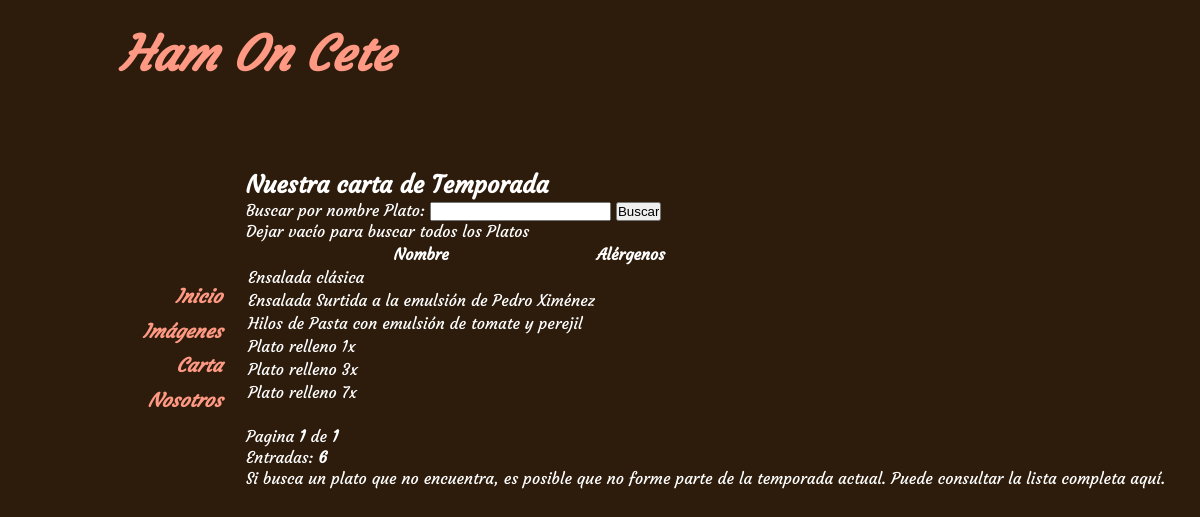
The app's page /carta.php, older data.
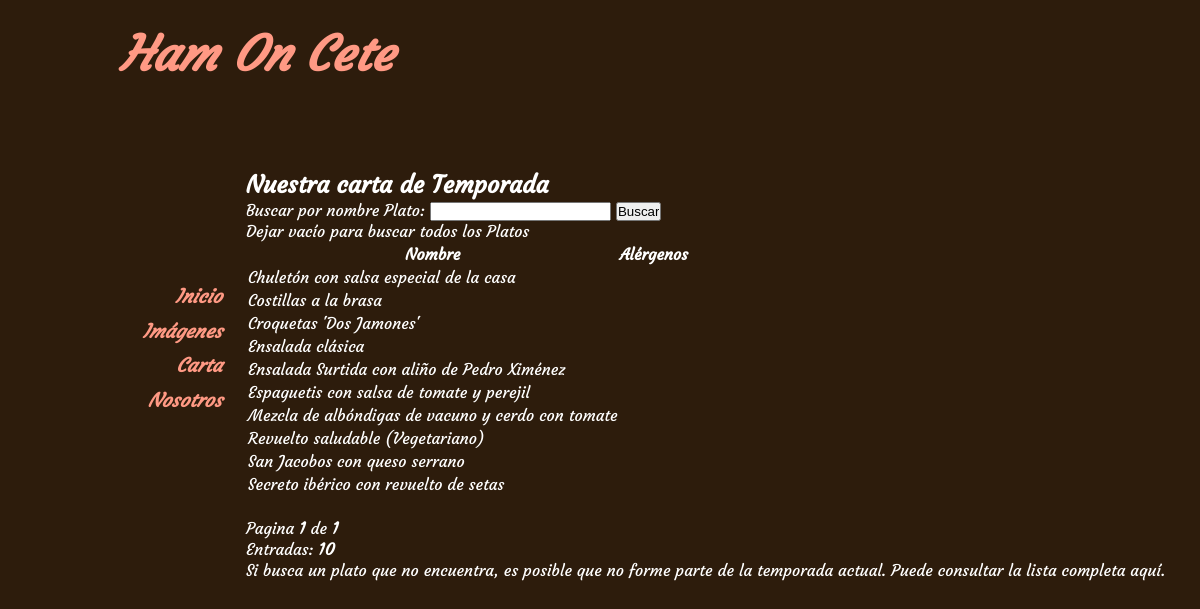
The same page, newer data.
### tables this page shows
create table `Plato` (
	`cod` int primary key unique AUTO_INCREMENT not null,
    `nombre` varchar(300) not null,
    `Primavera` boolean not null,
    `Verano` boolean not null,
    `Otono` boolean not null,
    `Invierno` boolean not null,
    `Gluten` boolean not null,
    `Crustaceo` boolean not null,
    `Huevo` boolean not null,
    `Pescado` boolean not null,
    `Cacahuete` boolean not null,
    `Soja` boolean not null,
    `Lacteos` boolean not null,
    `Cascara` boolean not null,
    `Apio` boolean not null,
    `Mostaza` boolean not null,
    `Sesamo` boolean not null,
    `Sulfitos` boolean not null,
    `Altramuces` boolean not null,
    `Moluscos` boolean not null, 
	`Visible` boolean not null
);

### carta.php (called while the page is built, shortened)
<?php
	require_once("view/plantilla.php");
	require_once("view/vCarta.php");
	require_once("controller/cCarta.php");
?>

### model/DBPDO.php (called while the page is built, shortened)
<?php
	class DBPDO{
        public static function ejecutarConsulta($sentenciaSQL){
            try{
				$conexion = new PDO(DSN_MYSQL_PDO, DBUSER, DBPASS);
                $conexion->setAttribute(PDO::ATTR_ERRMODE, PDO::ERRMODE_EXCEPTION);
                $preparedStatement = $conexion->prepare($sentenciaSQL);
                $preparedStatement->execute(array(PDO::MYSQL_ATTR_INIT_COMMAND => "SET NAMES utf8"));
            } catch (PDOException $e) {
				echo("<p>" . $e->getMessage() . "</p>");
				$preparedStatement = null;
            }
            return $preparedStatement;
        }
    }
?>

### model/PlatoPDO.php (called while the page is built, shortened)
<?php
	require_once("DBPDO.php");
    class PlatoPDO{
		public static function contarPlatosTemporadaPorDesc($desc){
			$temporada = self::getTemporadaParaQuery();
			$sql = <<< EOQ
            SELECT count(*) AS Cuenta
			FROM Plato
            WHERE nombre LIKE "%$desc%"
			$temporada
			AND Visible=true
EOQ;
			$resultado = DBPDO::ejecutarConsulta($sql);
			if($resultado == null || $resultado == false){
                return -1;
            }else{
                if($resultado->rowCount() == 1){
                    return $resultado->fetch(PDO::FETCH_ASSOC)['Cuenta'];
                }else{
                    return -1;
                }
            }
		}
		public static function getTemporada(){
			$sql = <<< EOQ
			SELECT Temporada
			FROM Config
EOQ;
			$resultado = DBPDO::ejecutarConsulta($sql);
			return $resultado->fetch(PDO::FETCH_ASSOC)['Temporada'];
		}
		private static function getTemporadaParaQuery(){
			switch(self::getTemporada()){
				case "Primavera":
					$temporada = "AND Primavera=true";
					break;
			}
			return $temporada;
		}
		public static function getPlatosTemporadaPorDesc($desc, $numeroSaltar, $numeroContar){
			$temporada = self::getTemporadaParaQuery();
			$sql = <<< EOQ
            SELECT * FROM Plato
            WHERE nombre LIKE "%$desc%"
			AND Visible=true
			$temporada
			ORDER BY nombre ASC
			LIMIT $numeroSaltar, $numeroContar
EOQ;
			$resultado = DBPDO::ejecutarConsulta($sql);
			if($resultado == null || $resultado == false){
                return null;
            }else{
                if($resultado->rowCount() != 0){
                    return $resultado->fetchAll(PDO::FETCH_ASSOC);
                }else{
                    return null;
                }
            }
		}
	}
?>

### model/Plato.php (called while the page is built, shortened)
<?php
	require_once("PlatoPDO.php");
	class Plato{
		public static function contarPlatosTemporadaPorDesc($desc){
			return PlatoPDO::contarPlatosTemporadaPorDesc($desc);
		}
		public static function getPlatosTemporadaPorDesc($desc, $numeroSaltar, $numeroContar){
			$listaRecibida = PlatoPDO::getPlatosTemporadaPorDesc($desc, $numeroSaltar, $numeroContar);
			if($listaRecibida != null){
				$objetosPlato = Array();
				foreach($listaRecibida AS $entrada){
					$objetosPlato[] = new Plato($entrada['cod'], $entrada['nombre'],
						$entrada['Primavera'], $entrada['Verano'], $entrada['Otono'], $entrada['Invierno'],
						$entrada['Gluten'], $entrada['Crustaceo'], $entrada['Huevo'], $entrada['Pescado'],
						$entrada['Cacahuete'], $entrada['Soja'], $entrada['Lacteos'], $entrada['Cascara'],
						$entrada['Apio'], $entrada['Mostaza'], $entrada['Sesamo'], $entrada['Sulfitos'],
						$entrada['Altramuces'], $entrada['Moluscos']);
				}
				return $objetosPlato;
			}else{
				return null;
			}
		}
	}
?>

### view/vCarta.php (the view, shortened to what this page needs)
<?php
	function muestraInicio($coleccionEntradas, $paginaActual, $paginaMaxima, $totalEntradas){
		?>
			<h2>Nuestra carta de Temporada</h2>
			<form id="buscaPlato" name="BuscaPlato" action="<?php $_SERVER['PHP_SELF'] ?>" method="post">
				<p>Buscar por nombre Plato:
				<input type="text" name="cadenaBusqueda" width="40">
				<input type="submit" name="btnBuscar" value="Buscar">
				<br />Dejar vacío para buscar todos los Platos</p>
			</form>
		<?php
			if(count($coleccionEntradas) > 0){
				?>
				<table>
				<tr class="trCarta">
					<th>Nombre</th>
					<th>Alérgenos</th>
				</tr>
				<?php
				foreach($coleccionEntradas AS $entrada){
					echo('<tr class="trCarta">' . PHP_EOL);
					echo('<td>' . $entrada["nombre"] . '</td>' . PHP_EOL);
					echo('<td>');
					echo('</td>');
					?>
					</tr>
					<?php
				}
				echo("</table>" . PHP_EOL);
				echo("<br />Pagina <b>$paginaActual</b> de <b>$paginaMaxima</b><br />");
				echo("Entradas: <b>$totalEntradas</b>" . PHP_EOL);
			}else{
				?> <h2>No se han encontrado entradas</h2> <?php
			}
			?>
			<div id="divCompleta" onclick="location.href='cartaCompleta.php'">
				<p>Si busca un plato que no encuentra, es posible que no forme parte de la temporada actual. Puede consultar la lista completa aquí.</p>
			</div>
			<?php
	}
?>

Row changes from the older to the newer data that the page shows:
now on this page (row edited): plato: nombre "Chuletón con salsa especial de la casa"
now on this page (row edited): plato: nombre "Costillas a la brasa"
now on this page (row edited): plato: nombre "Croquetas 'Dos Jamones'"
changed plato: nombre "Ensalada Surtida a la emulsión de Pedro Ximénez" → "Ensalada Surtida con aliño de Pedro Ximénez"
changed plato: nombre "Hilos de Pasta con emulsión de tomate y perejil" → "Espaguetis con salsa de tomate y perejil"
changed plato: nombre "Plato relleno 7x" → "Mezcla de albóndigas de vacuno y cerdo con tomate"; moves up the list
now on this page (row edited): plato: nombre "Revuelto saludable (Vegetariano)"
changed plato: nombre "Plato relleno 1x" → "San Jacobos con queso serrano"
changed plato: nombre "Plato relleno 3x" → "Secreto ibérico con revuelto de setas"
Text that changed along with them:
$totalEntradas: "6" → "10"
